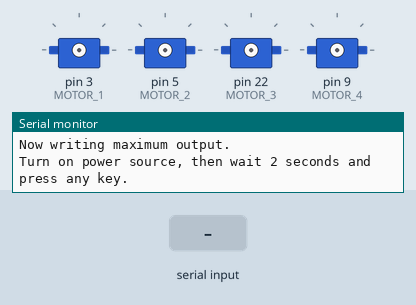
This sketch was run on a simulated Arduino Mega 2560, built with avr-gcc and run on an emulated ATmega2560. Shown: 4 × servo, the last lines printed to the serial monitor. The test bench sets the inputs (shaded band).

Above: at 0.9 s.
1.0 s: "t" received over Serial
At 2.3 s:
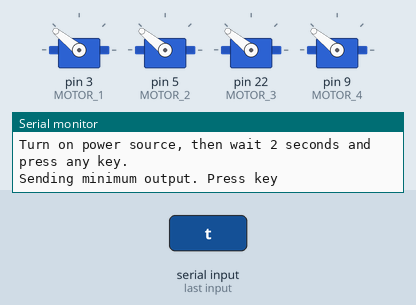
2.6 s: "c" received over Serial
At 3.6 s:
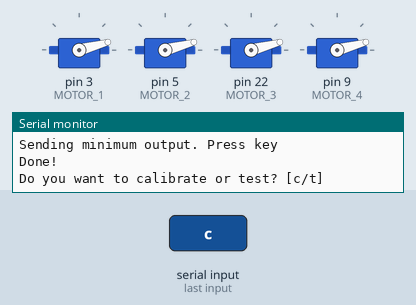
4.1 s: "t" received over Serial
At 4.56 s:
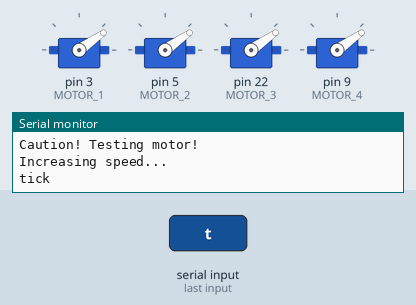
7.1 s: "s" received over Serial
At 9.2 s:
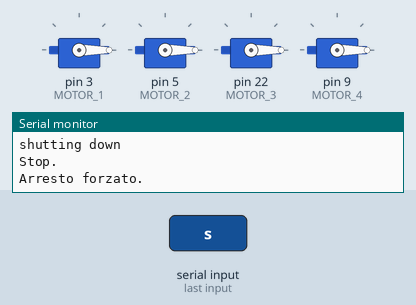
Timing chart, 0 to 10.4 s (numbered marks = the images above; inputs shaded):
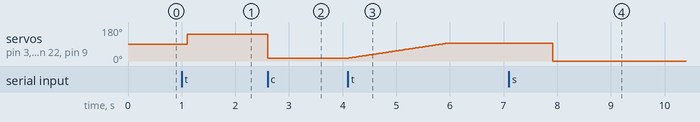

Measured:
- after the input at 1.0 s, servo on pin 3 (MOTOR_1), servo on pin 5 (MOTOR_2), servo on pin 22 (MOTOR_3), servo on pin 9 (MOTOR_4): 90° → 141° after 0.10 s
- after the input at 2.6 s, servo on pin 3 (MOTOR_1), servo on pin 5 (MOTOR_2), servo on pin 22 (MOTOR_3), servo on pin 9 (MOTOR_4): 141° → 15° at once
- after the input at 4.1 s, servo on pin 3 (MOTOR_1), servo on pin 5 (MOTOR_2), servo on pin 22 (MOTOR_3), servo on pin 9 (MOTOR_4): moves from 15° to 93° over 1.8 s, starting at once
- after the input at 7.1 s, servo on pin 3 (MOTOR_1), servo on pin 5 (MOTOR_2), servo on pin 22 (MOTOR_3), servo on pin 9 (MOTOR_4): 93° → 0° after 0.81 s

The sketch:

calibrateAll.ino
```cpp
#include <Servo.h>
/* Pin: 3,5,22,9*/
#define MAX_SIGNAL 2000
#define MIN_SIGNAL 700
#define MOTOR_1 3
#define MOTOR_2 5
#define MOTOR_3 22
#define MOTOR_4 9

Servo motor1;
Servo motor2;
Servo motor3;
Servo motor4;

char readAnswer, readChar, readCh;

void setup() {
  Serial.begin(115200);
  Serial.println("Welcome!");
  calibrate();
  Serial.println("Do you want to calibrate or test? [c/t]");
}

void loop() {
  SerialRoutine();
}

void SerialRoutine()
{
  if (Serial.available())
  {
      char t = Serial.read();
      if (t == 't')
        test();
      else if (t == 'c')
        calibrate();
      else if (t == 's')
        stopAll();
  }
}

void calibrate()
{
  Serial.println("This program will calibrate the ESC.");

  Serial.println("Now writing maximum output.");
  Serial.println("Turn on power source, then wait 2 seconds and press any key.");

  // Wait for input
  while (!Serial.available());
  Serial.read();
  motor1.attach(MOTOR_1);
  motor2.attach(MOTOR_2);
  motor3.attach(MOTOR_3);
  motor4.attach(MOTOR_4);
  delay(100);
  motor1.writeMicroseconds(MAX_SIGNAL);
  motor2.writeMicroseconds(MAX_SIGNAL);
  motor3.writeMicroseconds(MAX_SIGNAL);
  motor4.writeMicroseconds(MAX_SIGNAL);

  // Send min output
  Serial.println("Sending minimum output. Press key");
  // Wait for input
  while (!Serial.available());
  Serial.read();
  motor1.writeMicroseconds(MIN_SIGNAL);
  motor2.writeMicroseconds(MIN_SIGNAL);
  motor3.writeMicroseconds(MIN_SIGNAL);
  motor4.writeMicroseconds(MIN_SIGNAL);

  Serial.println("Done!");
}

void test()
{
    Serial.println("Caution! Testing motor!");
    Serial.println("Increasing speed...");
    for (int i = 700 ;i<1500;i++)
    {
      if (i==700 || i == 1000)
        Serial.println("tick");
      delay(2);
      motor1.writeMicroseconds(i);
      motor2.writeMicroseconds(i);
      motor3.writeMicroseconds(i);
      motor4.writeMicroseconds(i);
    }
    Serial.println("1500 us");
    Serial.println("Decreasing speed ...");
    for (int i = 1500;i<=1000;i--)
    {
      delay(2);
      motor1.writeMicroseconds(i);
      motor2.writeMicroseconds(i);
      motor3.writeMicroseconds(i);
      motor4.writeMicroseconds(i);
    }
    Serial.println("1000 us");
    delay(2000);
    Serial.println("shutting down");
    for (int i = 1000;i<=700;i--)
    {
      delay(2);
      motor1.writeMicroseconds(i);
      motor2.writeMicroseconds(i);
      motor3.writeMicroseconds(i);
      motor4.writeMicroseconds(i);
    }
    Serial.println("Stop.");
      motor1.writeMicroseconds(700);
      motor2.writeMicroseconds(700);
      motor3.writeMicroseconds(700);
      motor4.writeMicroseconds(700);
}

void stopAll()
{

  Serial.println("Arresto forzato.");
  motor1.writeMicroseconds(0);
  motor2.writeMicroseconds(0);
  motor3.writeMicroseconds(0);
  motor4.writeMicroseconds(0);
}
```
